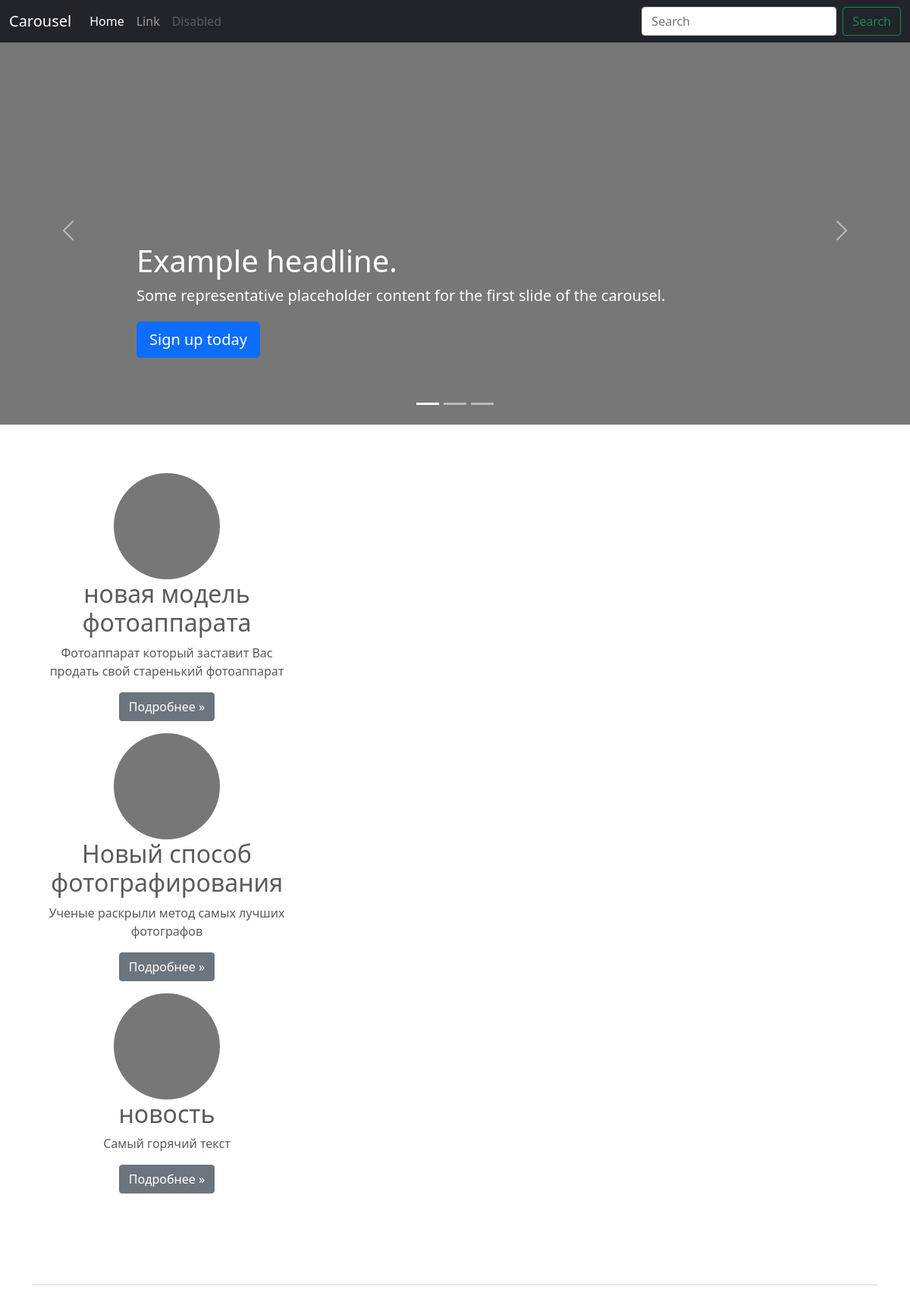
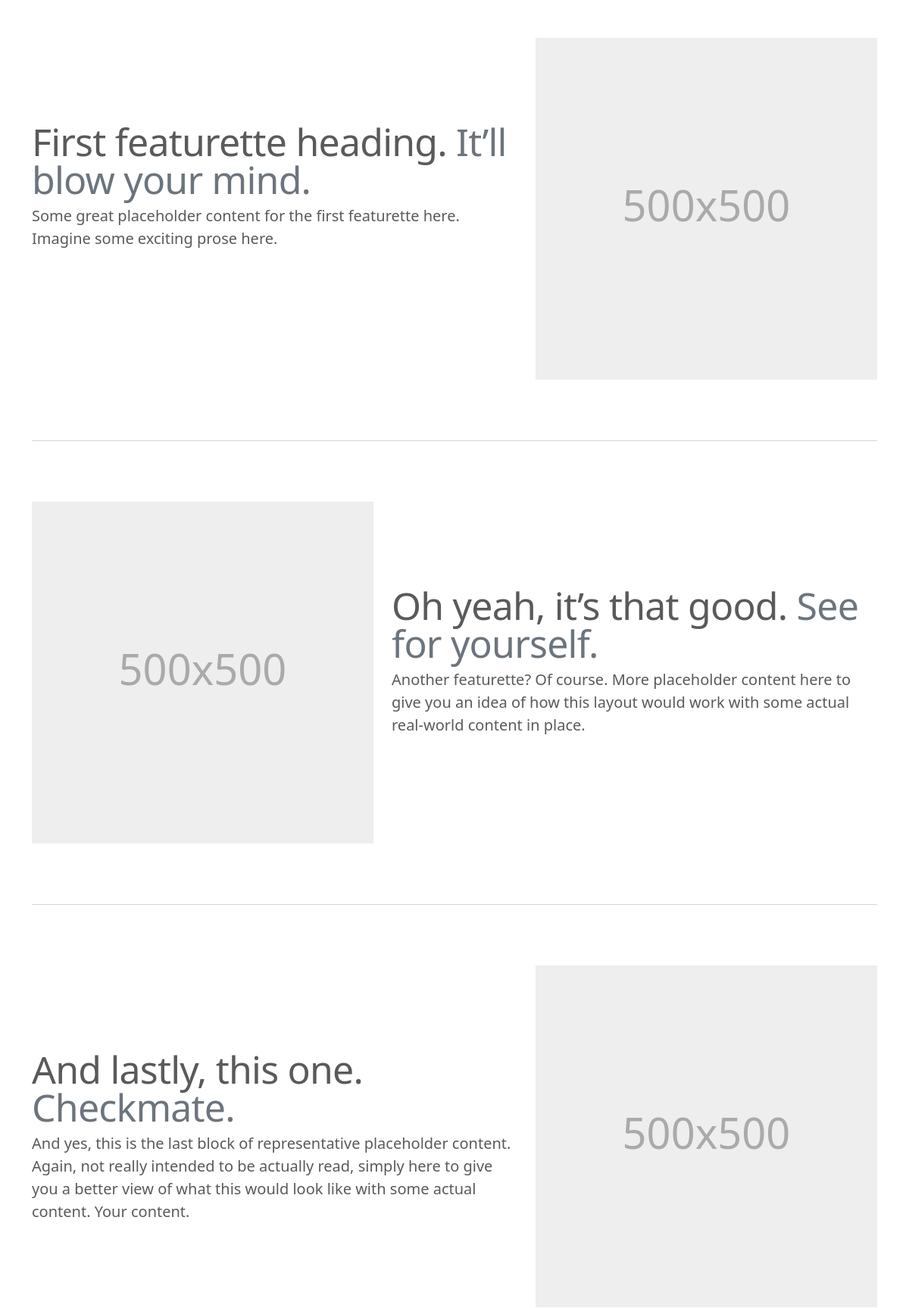
Screenshot of /news/news/ (upper part) with the database file from the repository (2 pictures, top to bottom).
### news/models.py (models this page shows, shortened)
class News (models.Model):
    title = models.CharField(max_length=150, verbose_name='Заголовок')
    category = models.ForeignKey(Category, on_delete=models.CASCADE, verbose_name='Категория новости')
    intro = models.TextField(verbose_name='Введение')
    body = models.TextField(verbose_name='Новость')
    image = models.ImageField(upload_to='news/', verbose_name='Картинка')
    created_at = models.DateTimeField(verbose_name='Дата создания', auto_now_add=True)
    publish_at = models.DateTimeField(verbose_name='Дата публикации')
    class Meta:
        verbose_name = 'новость'
        verbose_name_plural = 'новости'

### news/views.py (the view)
# urls.py: path('news/', news_views.news_list_all, name='news_list'),
def news_list_all(request):
    context = {
        'news': News.objects.all()
    }
    return render(request, 'news/news.html', context)

### news/templates/news/news.html (shortened to what this page needs)
{% load static %}
<!doctype html>
<html lang="en">
<head>
    <link href="{% static 'css/bootstrap.min.css' %}" rel="stylesheet">
    <link href="carousel.css" rel="stylesheet">
</head>
<body>
<header>
    <nav class="navbar navbar-expand-md navbar-dark fixed-top bg-dark">
        <div class="container-fluid">
            <a class="navbar-brand" href="#">Carousel</a>
            <div class="collapse navbar-collapse" id="navbarCollapse">
                <ul class="navbar-nav me-auto mb-2 mb-md-0">
                    <li class="nav-item">
                        <a class="nav-link active" aria-current="page" href="#">Home</a>
                    </li>
                    <li class="nav-item">
                        <a class="nav-link" href="#">Link</a>
                    </li>
                    <li class="nav-item">
                        <a class="nav-link disabled" href="#" tabindex="-1" aria-disabled="true">Disabled</a>
                    </li>
                </ul>
                <form class="d-flex">
                    <input class="form-control me-2" type="search" placeholder="Search" aria-label="Search">
                    <button class="btn btn-outline-success" type="submit">Search</button>
                </form>
            </div>
        </div>
    </nav>
</header>
<main>
    <div id="myCarousel" class="carousel slide" data-bs-ride="carousel">
        <div class="carousel-indicators">
            <button type="button" data-bs-target="#myCarousel" data-bs-slide-to="0" class="active" aria-current="true"
                    aria-label="Slide 1"></button>
            <button type="button" data-bs-target="#myCarousel" data-bs-slide-to="1" aria-label="Slide 2"></button>
            <button type="button" data-bs-target="#myCarousel" data-bs-slide-to="2" aria-label="Slide 3"></button>
        </div>
        <div class="carousel-inner">
            <div class="carousel-item active">
                <svg class="bd-placeholder-img" width="100%" height="100%" xmlns="http://www.w3.org/2000/svg"
                     aria-hidden="true" preserveAspectRatio="xMidYMid slice" focusable="false">
                    <rect width="100%" height="100%" fill="#777"/>
                </svg>
                <div class="container">
                    <div class="carousel-caption text-start">
                        <h1>Example headline.</h1>
                        <p>Some representative placeholder content for the first slide of the carousel.</p>
                        <p><a class="btn btn-lg btn-primary" href="#">Sign up today</a></p>
                    </div>
                </div>
            </div>
        </div>
        <button class="carousel-control-prev" type="button" data-bs-target="#myCarousel" data-bs-slide="prev">
            <span class="carousel-control-prev-icon" aria-hidden="true"></span>
        </button>
        <button class="carousel-control-next" type="button" data-bs-target="#myCarousel" data-bs-slide="next">
            <span class="carousel-control-next-icon" aria-hidden="true"></span>
        </button>
    </div>
    <div class="container marketing">
        <div class="row">
            <div class="col-lg-4">
                {% for one_news in news %}
                    <h2>{{ one_news.title }}</h2>
                    <p>{{ one_news.intro }}</p>
                    <p><a class="btn btn-secondary" href="{% url 'news:news_item' one_news.pk %}">Подробнее &raquo;</a></p>
                {% endfor %}
            </div>
        </div>
        <hr class="featurette-divider">
        <div class="row featurette">
            <div class="col-md-7">
                <h2 class="featurette-heading">First featurette heading. <span
                        class="text-muted">It’ll blow your mind.</span></h2>
                <p class="lead">Some great placeholder content for the first featurette here. Imagine some exciting
                    prose here.</p>
            </div>
            <div class="col-md-5">
                <svg class="bd-placeholder-img bd-placeholder-img-lg featurette-image img-fluid mx-auto" width="500"
                     height="500" xmlns="http://www.w3.org/2000/svg" role="img" aria-label="Placeholder: 500x500"
                     preserveAspectRatio="xMidYMid slice" focusable="false"><title>Placeholder</title>
                    <text x="50%" y="50%" fill="#aaa" dy=".3em">500x500</text>
                </svg>
            </div>
        </div>
        <hr class="featurette-divider">
        <div class="row featurette">
            <div class="col-md-7 order-md-2">
                <h2 class="featurette-heading">Oh yeah, it’s that good. <span
                        class="text-muted">See for yourself.</span></h2>
                <p class="lead">Another featurette? Of course. More placeholder content here to give you an idea of how
                    this layout would work with some actual real-world content in place.</p>
            </div>
            <div class="col-md-5 order-md-1">
                <svg class="bd-placeholder-img bd-placeholder-img-lg featurette-image img-fluid mx-auto" width="500"
                     height="500" xmlns="http://www.w3.org/2000/svg" role="img" aria-label="Placeholder: 500x500"
                     preserveAspectRatio="xMidYMid slice" focusable="false"><title>Placeholder</title>
                    <text x="50%" y="50%" fill="#aaa" dy=".3em">500x500</text>
                </svg>
            </div>
        </div>
        <hr class="featurette-divider">
        <div class="row featurette">
            <div class="col-md-7">
                <h2 class="featurette-heading">And lastly, this one. <span class="text-muted">Checkmate.</span></h2>
                <p class="lead">And yes, this is the last block of representative placeholder content. Again, not really
                    intended to be actually read, simply here to give you a better view of what this would look like
                    with some actual content. Your content.</p>
            </div>
            <div class="col-md-5">
                <svg class="bd-placeholder-img bd-placeholder-img-lg featurette-image img-fluid mx-auto" width="500"
                     height="500" xmlns="http://www.w3.org/2000/svg" role="img" aria-label="Placeholder: 500x500"
                     preserveAspectRatio="xMidYMid slice" focusable="false"><title>Placeholder</title>
                    <text x="50%" y="50%" fill="#aaa" dy=".3em">500x500</text>
                </svg>
            </div>
        </div>
    </div>
</main>
</body>
</html>

### static/css/carousel.css (style rules this page uses)
body { padding-top: 3rem; padding-bottom: 3rem; color: #5a5a5a; }
.carousel { margin-bottom: 4rem; }
.carousel-caption { bottom: 3rem; z-index: 10; }
.carousel-item { height: 32rem; }
.marketing .col-lg-4 { margin-bottom: 1.5rem; text-align: center; }
.marketing h2 { font-weight: 400; }
.marketing .col-lg-4 p { margin-right: .75rem; margin-left: .75rem; }
.featurette-divider { margin: 5rem 0; }
.featurette-heading { font-weight: 300; line-height: 1; letter-spacing: -.05rem; }
@media (min-width: 40em) { .carousel-caption p { margin-bottom: 1.25rem; font-size: 1.25rem; line-height: 1.4; } }
@media (min-width: 40em) { .featurette-heading { font-size: 50px; } }
@media (min-width: 62em) { .featurette-heading { margin-top: 7rem; } }

### news/templates/news/news.html (style rules this page uses)
.bd-placeholder-img { font-size: 1.125rem; text-anchor: middle; -webkit-user-select: none; -moz-user-select: none; user-select: none; }
@media (min-width: 768px) { .bd-placeholder-img-lg { font-size: 3.5rem; } }

### rows the page displays
News: title "новая модель фотоаппарата", intro "Фотоаппарат который заставит Вас продать свой старенький фотоаппарат"
News: title "Новый способ фотографирования", intro "Ученые раскрыли метод самых лучших фотографов"
News: title "новость", intro "Самый горячий текст"
